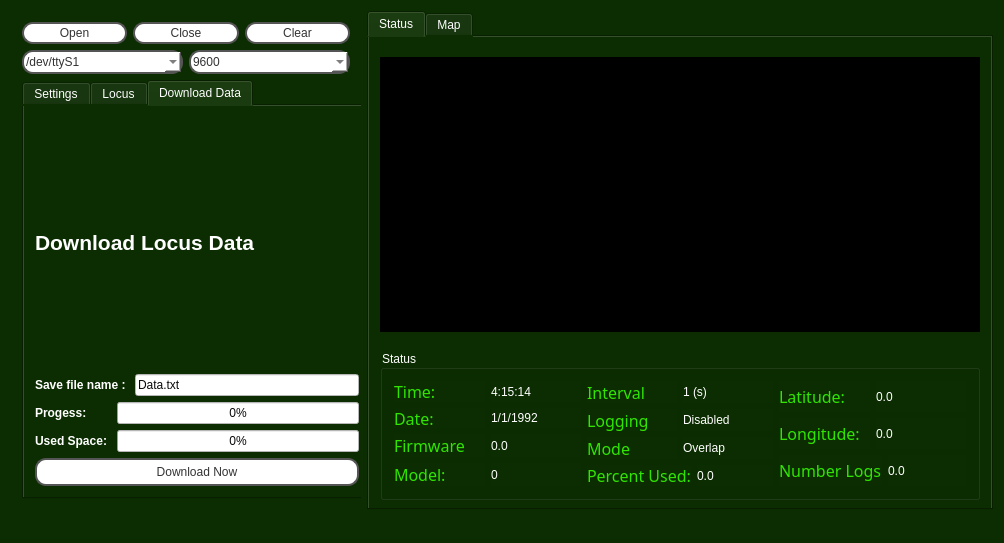
<?xml version="1.0" encoding="UTF-8"?>
<ui version="4.0">
 <class>MainWindow</class>
 <widget class="QMainWindow" name="MainWindow">
  <property name="geometry">
   <rect>
    <x>0</x>
    <y>0</y>
    <width>1002</width>
    <height>543</height>
   </rect>
  </property>
  <property name="windowTitle">
   <string>Signal Generator Controller</string>
  </property>
  <property name="styleSheet">
   <string notr="true">background-color: rgb(11, 45, 1);
color: rgb(255, 255, 255);</string>
  </property>
  <widget class="QWidget" name="centralWidget">
   <layout class="QHBoxLayout" name="horizontalLayout">
    <item>
     <widget class="QWidget" name="widget_2" native="true">
      <property name="maximumSize">
       <size>
        <width>350</width>
        <height>16777215</height>
       </size>
      </property>
      <property name="styleSheet">
       <string notr="true">background-color: rgb(11, 45, 1);\ncolor: rgb(255, 255, 255);</string>
      </property>
      <layout class="QVBoxLayout" name="verticalLayout_13">
       <item>
        <layout class="QHBoxLayout" name="horizontalLayout_28">
         <item>
          <widget class="QPushButton" name="pushButton_2">
           <property name="styleSheet">
            <string notr="true">font: 75 12pt &quot;Ubuntu Mono&quot;;
background-color: rgb(255, 255, 255);
color: #333;
border: 2px solid #555;
border-radius: 11px;
padding: 2px;
min-width: 60px;</string>
           </property>
           <property name="text">
            <string>Open</string>
           </property>
          </widget>
         </item>
         <item>
          <widget class="QPushButton" name="pushButton_close">
           <property name="styleSheet">
            <string notr="true">font: 75 12pt &quot;Ubuntu Mono&quot;;
background-color: rgb(255, 255, 255);
color: #333;
border: 2px solid #555;
border-radius: 11px;
padding: 2px;
min-width: 60px;</string>
           </property>
           <property name="text">
            <string>Close</string>
           </property>
          </widget>
         </item>
         <item>
          <widget class="QPushButton" name="pushButton_clear">
           <property name="styleSheet">
            <string notr="true">font: 75 12pt &quot;Ubuntu Mono&quot;;
background-color: rgb(255, 255, 255);
color: #333;
border: 2px solid #555;
border-radius: 11px;
padding: 2px;
min-width: 60px;</string>
           </property>
           <property name="text">
            <string>Clear</string>
           </property>
          </widget>
         </item>
        </layout>
       </item>
       <item>
        <layout class="QVBoxLayout" name="verticalLayout_2">
         <item>
          <layout class="QHBoxLayout" name="horizontalLayout_6">
           <item>
            <widget class="QComboBox" name="comboBox_devicename">
             <property name="styleSheet">
              <string notr="true">font: 75 12pt &quot;Ubuntu Mono&quot;;
background-color: rgb(255, 255, 255);
color: #333;
border: 2px solid #555;
border-radius: 11px;
padding: 2px;
min-width: 60px;</string>
             </property>
             <item>
              <property name="text">
               <string>/dev/ttyS1</string>
              </property>
             </item>
             <item>
              <property name="text">
               <string>/dev/ttyS0</string>
              </property>
             </item>
             <item>
              <property name="text">
               <string>/dev/ttyUSB0</string>
              </property>
             </item>
             <item>
              <property name="text">
               <string>/dev/ttyUSB1</string>
              </property>
             </item>
            </widget>
           </item>
           <item>
            <widget class="QComboBox" name="comboBox_baudrate">
             <property name="styleSheet">
              <string notr="true">font: 75 12pt &quot;Ubuntu Mono&quot;;
background-color: rgb(255, 255, 255);
color: #333;
border: 2px solid #555;
border-radius: 11px;
padding: 2px;
min-width: 60px;</string>
             </property>
             <item>
              <property name="text">
               <string>9600</string>
              </property>
             </item>
             <item>
              <property name="text">
               <string>57600</string>
              </property>
             </item>
             <item>
              <property name="text">
               <string>115200</string>
              </property>
             </item>
             <item>
              <property name="text">
               <string>38400</string>
              </property>
             </item>
            </widget>
           </item>
          </layout>
         </item>
        </layout>
       </item>
       <item>
        <widget class="QTabWidget" name="tabWidget">
         <property name="minimumSize">
          <size>
           <width>350</width>
           <height>0</height>
          </size>
         </property>
         <property name="styleSheet">
          <string notr="true">background-color: rgb(11, 45, 1);\ncolor: rgb(255, 255, 255);
color: rgb(255, 255, 255);</string>
         </property>
         <property name="currentIndex">
          <number>2</number>
         </property>
         <widget class="QWidget" name="tab">
          <attribute name="title">
           <string>Settings</string>
          </attribute>
          <layout class="QVBoxLayout" name="verticalLayout_4">
           <item>
            <layout class="QHBoxLayout" name="horizontalLayout_12">
             <item>
              <widget class="QPushButton" name="pushButton_3">
               <property name="styleSheet">
                <string notr="true">font: 75 12pt &quot;Ubuntu Mono&quot;;
background-color: rgb(255, 255, 255);
color: #333;
border: 2px solid #555;
border-radius: 11px;
padding: 2px;
min-width: 60px;</string>
               </property>
               <property name="text">
                <string>Cold Start</string>
               </property>
              </widget>
             </item>
             <item>
              <widget class="QPushButton" name="pushButton_5">
               <property name="styleSheet">
                <string notr="true">font: 75 12pt &quot;Ubuntu Mono&quot;;
background-color: rgb(255, 255, 255);
color: #333;
border: 2px solid #555;
border-radius: 11px;
padding: 2px;
min-width: 60px;</string>
               </property>
               <property name="text">
                <string>Warm Start</string>
               </property>
              </widget>
             </item>
            </layout>
           </item>
           <item>
            <layout class="QHBoxLayout" name="horizontalLayout_17">
             <item>
              <widget class="QPushButton" name="pushButton_7">
               <property name="styleSheet">
                <string notr="true">font: 75 12pt &quot;Ubuntu Mono&quot;;
background-color: rgb(255, 255, 255);
color: #333;
border: 2px solid #555;
border-radius: 11px;
padding: 2px;
min-width: 60px;</string>
               </property>
               <property name="text">
                <string>Factory Reset</string>
               </property>
              </widget>
             </item>
             <item>
              <widget class="QPushButton" name="pushButton_6">
               <property name="styleSheet">
                <string notr="true">font: 75 12pt &quot;Ubuntu Mono&quot;;
background-color: rgb(255, 255, 255);
color: #333;
border: 2px solid #555;
border-radius: 11px;
padding: 5px;
min-width: 80px;</string>
               </property>
               <property name="text">
                <string>Hot Start</string>
               </property>
              </widget>
             </item>
            </layout>
           </item>
           <item>
            <layout class="QHBoxLayout" name="horizontalLayout_20">
             <item>
              <widget class="QPushButton" name="pushButton_20">
               <property name="styleSheet">
                <string notr="true">font: 75 12pt &quot;Ubuntu Mono&quot;;
background-color: rgb(255, 255, 255);
color: #333;
border: 2px solid #555;
border-radius: 11px;
padding: 2px;
min-width: 60px;</string>
               </property>
               <property name="text">
                <string>Query Firmware</string>
               </property>
              </widget>
             </item>
             <item>
              <widget class="QPushButton" name="pushButton_21">
               <property name="styleSheet">
                <string notr="true">font: 75 12pt &quot;Ubuntu Mono&quot;;
background-color: rgb(255, 255, 255);
color: #333;
border: 2px solid #555;
border-radius: 11px;
padding: 2px;
min-width: 60px;</string>
               </property>
               <property name="text">
                <string/>
               </property>
              </widget>
             </item>
            </layout>
           </item>
           <item>
            <layout class="QHBoxLayout" name="horizontalLayout_27">
             <item>
              <widget class="QPushButton" name="pushButton_19">
               <property name="styleSheet">
                <string notr="true">font: 75 12pt &quot;Ubuntu Mono&quot;;
background-color: rgb(255, 255, 255);
color: #333;
border: 2px solid #555;
border-radius: 11px;
padding: 2px;
min-width: 60px;</string>
               </property>
               <property name="text">
                <string>Set Baud 9600</string>
               </property>
              </widget>
             </item>
             <item>
              <widget class="QPushButton" name="pushButton_9">
               <property name="styleSheet">
                <string notr="true">font: 75 12pt &quot;Ubuntu Mono&quot;;
background-color: rgb(255, 255, 255);
color: #333;
border: 2px solid #555;
border-radius: 11px;
padding: 2px;
min-width: 60px;</string>
               </property>
               <property name="text">
                <string>Set Baud 57600</string>
               </property>
              </widget>
             </item>
            </layout>
           </item>
           <item>
            <layout class="QHBoxLayout" name="horizontalLayout_19">
             <item>
              <widget class="QPushButton" name="pushButton_22">
               <property name="styleSheet">
                <string notr="true">font: 75 12pt &quot;Ubuntu Mono&quot;;
background-color: rgb(255, 255, 255);
color: #333;
border: 2px solid #555;
border-radius: 11px;
padding: 2px;
min-width: 60px;</string>
               </property>
               <property name="text">
                <string>Set Baud 38400</string>
               </property>
              </widget>
             </item>
             <item>
              <widget class="QPushButton" name="pushButton_12">
               <property name="styleSheet">
                <string notr="true">font: 75 12pt &quot;Ubuntu Mono&quot;;
background-color: rgb(255, 255, 255);
color: #333;
border: 2px solid #555;
border-radius: 11px;
padding: 2px;
min-width: 60px;</string>
               </property>
               <property name="text">
                <string>Set Baud 115200</string>
               </property>
              </widget>
             </item>
            </layout>
           </item>
           <item>
            <widget class="QGroupBox" name="groupBox_2">
             <property name="styleSheet">
              <string notr="true">background-color: rgb(11, 45, 1);
color: rgb(255, 255, 255);</string>
             </property>
             <property name="title">
              <string>NMEA Settings</string>
             </property>
             <layout class="QVBoxLayout" name="verticalLayout_3">
              <item>
               <layout class="QHBoxLayout" name="horizontalLayout_18">
                <item>
                 <widget class="QLabel" name="label_4">
                  <property name="text">
                   <string>NMEA Rate</string>
                  </property>
                 </widget>
                </item>
                <item>
                 <widget class="QComboBox" name="comboBox_3">
                  <property name="styleSheet">
                   <string notr="true">background-color: rgb(255, 255, 255);
color: rgb(15, 15, 15);</string>
                  </property>
                  <property name="currentIndex">
                   <number>2</number>
                  </property>
                  <item>
                   <property name="text">
                    <string>100 mHz</string>
                   </property>
                  </item>
                  <item>
                   <property name="text">
                    <string>200 mHz</string>
                   </property>
                  </item>
                  <item>
                   <property name="text">
                    <string>1 Hz</string>
                   </property>
                  </item>
                  <item>
                   <property name="text">
                    <string>10 Hz</string>
                   </property>
                  </item>
                  <item>
                   <property name="text">
                    <string/>
                   </property>
                  </item>
                 </widget>
                </item>
               </layout>
              </item>
              <item>
               <layout class="QHBoxLayout" name="horizontalLayout_8">
                <item>
                 <widget class="QPushButton" name="pushButton_10">
                  <property name="styleSheet">
                   <string notr="true">font: 75 12pt &quot;Ubuntu Mono&quot;;
background-color: rgb(255, 255, 255);
color: #333;
border: 2px solid #555;
border-radius: 11px;
padding: 2px;
min-width: 60px;</string>
                  </property>
                  <property name="text">
                   <string>All NMEA</string>
                  </property>
                 </widget>
                </item>
                <item>
                 <widget class="QPushButton" name="pushButton">
                  <property name="styleSheet">
                   <string notr="true">font: 75 12pt &quot;Ubuntu Mono&quot;;
background-color: rgb(255, 255, 255);
color: #333;
border: 2px solid #555;
border-radius: 11px;
padding: 2px;
min-width: 60px;</string>
                  </property>
                  <property name="text">
                   <string>NMEA Off</string>
                  </property>
                 </widget>
                </item>
               </layout>
              </item>
              <item>
               <layout class="QHBoxLayout" name="horizontalLayout_7">
                <item>
                 <widget class="QPushButton" name="pushButton_8">
                  <property name="styleSheet">
                   <string notr="true">font: 75 12pt &quot;Ubuntu Mono&quot;;
background-color: rgb(255, 255, 255);
color: #333;
border: 2px solid #555;
border-radius: 11px;
padding: 2px;
min-width: 60px;</string>
                  </property>
                  <property name="text">
                   <string>RMC Only</string>
                  </property>
                 </widget>
                </item>
                <item>
                 <widget class="QPushButton" name="pushButton_11">
                  <property name="styleSheet">
                   <string notr="true">font: 75 12pt &quot;Ubuntu Mono&quot;;
background-color: rgb(255, 255, 255);
color: #333;
border: 2px solid #555;
border-radius: 11px;
padding: 2px;
min-width: 60px;</string>
                  </property>
                  <property name="text">
                   <string>RMC + GPA</string>
                  </property>
                 </widget>
                </item>
               </layout>
              </item>
             </layout>
            </widget>
           </item>
          </layout>
         </widget>
         <widget class="QWidget" name="tab_4">
          <attribute name="title">
           <string>Locus</string>
          </attribute>
          <layout class="QVBoxLayout" name="verticalLayout_14">
           <item>
            <layout class="QHBoxLayout" name="horizontalLayout_9">
             <item>
              <widget class="QPushButton" name="pushButton_16">
               <property name="styleSheet">
                <string notr="true">font: 75 12pt &quot;Ubuntu Mono&quot;;
background-color: rgb(255, 255, 255);
color: #333;
border: 2px solid #555;
border-radius: 11px;
padding: 5px;
min-width: 80px;</string>
               </property>
               <property name="text">
                <string>Locus Stop</string>
               </property>
              </widget>
             </item>
             <item>
              <widget class="QPushButton" name="pushButton_15">
               <property name="styleSheet">
                <string notr="true">font: 75 12pt &quot;Ubuntu Mono&quot;;
background-color: rgb(255, 255, 255);
color: #333;
border: 2px solid #555;
border-radius: 11px;
padding: 5px;
min-width: 80px;</string>
               </property>
               <property name="text">
                <string>Locus Start</string>
               </property>
              </widget>
             </item>
            </layout>
           </item>
           <item>
            <layout class="QHBoxLayout" name="horizontalLayout_11">
             <item>
              <widget class="QPushButton" name="pushButton_14">
               <property name="styleSheet">
                <string notr="true">font: 75 12pt &quot;Ubuntu Mono&quot;;
background-color: rgb(255, 255, 255);
color: #333;
border: 2px solid #555;
border-radius: 11px;
padding: 5px;
min-width: 80px;</string>
               </property>
               <property name="text">
                <string>Locus Query</string>
               </property>
              </widget>
             </item>
             <item>
              <widget class="QPushButton" name="pushButton_13">
               <property name="styleSheet">
                <string notr="true">font: 75 12pt &quot;Ubuntu Mono&quot;;
background-color: rgb(255, 255, 255);
color: #333;
border: 2px solid #555;
border-radius: 11px;
padding: 5px;
min-width: 80px;</string>
               </property>
               <property name="text">
                <string>Erase Flash</string>
               </property>
              </widget>
             </item>
            </layout>
           </item>
           <item>
            <widget class="QPushButton" name="pushButton_18">
             <property name="styleSheet">
              <string notr="true">font: 75 12pt &quot;Ubuntu Mono&quot;;
background-color: rgb(255, 255, 255);
color: #333;
border: 2px solid #555;
border-radius: 11px;
padding: 5px;
min-width: 80px;</string>
             </property>
             <property name="text">
              <string>Parse</string>
             </property>
            </widget>
           </item>
           <item>
            <layout class="QHBoxLayout" name="horizontalLayout_10">
             <item>
              <widget class="QLabel" name="label_3">
               <property name="text">
                <string>Logging Rate</string>
               </property>
              </widget>
             </item>
             <item>
              <widget class="QComboBox" name="comboBox_2">
               <property name="styleSheet">
                <string notr="true">background-color: rgb(255, 255, 255);
color: rgb(15, 15, 15);</string>
               </property>
               <item>
                <property name="text">
                 <string>100 mHz</string>
                </property>
               </item>
               <item>
                <property name="text">
                 <string>200 mHz</string>
                </property>
               </item>
               <item>
                <property name="text">
                 <string>1 Hz</string>
                </property>
               </item>
               <item>
                <property name="text">
                 <string>5Hz</string>
                </property>
               </item>
               <item>
                <property name="text">
                 <string/>
                </property>
               </item>
              </widget>
             </item>
            </layout>
           </item>
          </layout>
         </widget>
         <widget class="QWidget" name="tab_3">
          <attribute name="title">
           <string>Download Data</string>
          </attribute>
          <layout class="QVBoxLayout" name="verticalLayout_12">
           <item>
            <widget class="QLabel" name="label_15">
             <property name="font">
              <font>
               <pointsize>16</pointsize>
               <weight>75</weight>
               <bold>true</bold>
              </font>
             </property>
             <property name="text">
              <string>Download Locus Data</string>
             </property>
            </widget>
           </item>
           <item>
            <layout class="QHBoxLayout" name="horizontalLayout_25">
             <item>
              <widget class="QLabel" name="label_16">
               <property name="font">
                <font>
                 <weight>75</weight>
                 <italic>false</italic>
                 <bold>true</bold>
                </font>
               </property>
               <property name="text">
                <string>Save file name : </string>
               </property>
              </widget>
             </item>
             <item>
              <widget class="QLineEdit" name="lineEdit_filename">
               <property name="styleSheet">
                <string notr="true">background-color: rgb(255, 255, 255);
color: rgb(9, 9, 9);</string>
               </property>
               <property name="text">
                <string>Data.txt</string>
               </property>
              </widget>
             </item>
            </layout>
           </item>
           <item>
            <layout class="QHBoxLayout" name="horizontalLayout_24">
             <item>
              <layout class="QVBoxLayout" name="verticalLayout_5">
               <item>
                <widget class="QLabel" name="label_13">
                 <property name="font">
                  <font>
                   <weight>75</weight>
                   <bold>true</bold>
                  </font>
                 </property>
                 <property name="text">
                  <string>Progess: </string>
                 </property>
                </widget>
               </item>
               <item>
                <widget class="QLabel" name="label_14">
                 <property name="font">
                  <font>
                   <weight>75</weight>
                   <bold>true</bold>
                  </font>
                 </property>
                 <property name="text">
                  <string>Used Space: </string>
                 </property>
                </widget>
               </item>
              </layout>
             </item>
             <item>
              <layout class="QVBoxLayout" name="verticalLayout_11">
               <item>
                <widget class="QProgressBar" name="progressBar">
                 <property name="styleSheet">
                  <string notr="true">background-color: rgb(255, 255, 255);
color: rgb(9, 9, 9);</string>
                 </property>
                 <property name="value">
                  <number>0</number>
                 </property>
                </widget>
               </item>
               <item>
                <widget class="QProgressBar" name="progressBar_used">
                 <property name="styleSheet">
                  <string notr="true">background-color: rgb(255, 255, 255);
color: rgb(9, 9, 9);</string>
                 </property>
                 <property name="value">
                  <number>0</number>
                 </property>
                </widget>
               </item>
              </layout>
             </item>
            </layout>
           </item>
           <item>
            <widget class="QPushButton" name="pushButton_4">
             <property name="styleSheet">
              <string notr="true">font: 75 12pt &quot;Ubuntu Mono&quot;;
background-color: rgb(255, 255, 255);
color: #333;
border: 2px solid #555;
border-radius: 11px;
padding: 5px;
min-width: 80px;</string>
             </property>
             <property name="text">
              <string>Download Now</string>
             </property>
            </widget>
           </item>
          </layout>
         </widget>
        </widget>
       </item>
      </layout>
     </widget>
    </item>
    <item>
     <widget class="QTabWidget" name="tabWidget_2">
      <property name="currentIndex">
       <number>0</number>
      </property>
      <widget class="QWidget" name="tab_status">
       <attribute name="title">
        <string>Status</string>
       </attribute>
       <layout class="QVBoxLayout" name="verticalLayout_10">
        <item>
         <layout class="QVBoxLayout" name="verticalLayout">
          <item>
           <widget class="QWidget" name="widget" native="true">
            <property name="minimumSize">
             <size>
              <width>400</width>
              <height>0</height>
             </size>
            </property>
            <property name="maximumSize">
             <size>
              <width>100000</width>
              <height>300</height>
             </size>
            </property>
            <property name="styleSheet">
             <string notr="true">background-color: rgb(0, 0, 0);</string>
            </property>
           </widget>
          </item>
          <item>
           <widget class="QGroupBox" name="groupBox">
            <property name="minimumSize">
             <size>
              <width>600</width>
              <height>150</height>
             </size>
            </property>
            <property name="maximumSize">
             <size>
              <width>16777215</width>
              <height>125</height>
             </size>
            </property>
            <property name="styleSheet">
             <string notr="true">color: rgb(255, 255, 255);</string>
            </property>
            <property name="title">
             <string>Status</string>
            </property>
            <layout class="QHBoxLayout" name="horizontalLayout_26">
             <item>
              <layout class="QVBoxLayout" name="verticalLayout_6">
               <item>
                <layout class="QVBoxLayout" name="verticalLayout_9">
                 <item>
                  <layout class="QHBoxLayout" name="horizontalLayout_3">
                   <item>
                    <widget class="QLabel" name="label">
                     <property name="font">
                      <font>
                       <family>Sans Serif</family>
                       <pointsize>12</pointsize>
                       <weight>50</weight>
                       <italic>false</italic>
                       <bold>false</bold>
                      </font>
                     </property>
                     <property name="styleSheet">
                      <string notr="true">font: 12pt &quot;Sans Serif&quot;;
color: rgb(49, 229, 0);</string>
                     </property>
                     <property name="text">
                      <string>Time:</string>
                     </property>
                    </widget>
                   </item>
                   <item>
                    <widget class="QLabel" name="label_value_time">
                     <property name="styleSheet">
                      <string notr="true">color: rgb(255, 255, 255);</string>
                     </property>
                     <property name="text">
                      <string>4:15:14</string>
                     </property>
                    </widget>
                   </item>
                  </layout>
                 </item>
                 <item>
                  <layout class="QHBoxLayout" name="horizontalLayout_2">
                   <item>
                    <widget class="QLabel" name="label_2">
                     <property name="font">
                      <font>
                       <family>Sans Serif</family>
                       <pointsize>12</pointsize>
                       <weight>50</weight>
                       <italic>false</italic>
                       <bold>false</bold>
                      </font>
                     </property>
                     <property name="styleSheet">
                      <string notr="true">font: 12pt &quot;Sans Serif&quot;;
color: rgb(49, 229, 0);</string>
                     </property>
                     <property name="text">
                      <string>Date:</string>
                     </property>
                    </widget>
                   </item>
                   <item>
                    <widget class="QLabel" name="label_date">
                     <property name="styleSheet">
                      <string notr="true">color: rgb(255, 255, 255);</string>
                     </property>
                     <property name="text">
                      <string>1/1/1992</string>
                     </property>
                    </widget>
                   </item>
                  </layout>
                 </item>
                </layout>
               </item>
               <item>
                <layout class="QHBoxLayout" name="horizontalLayout_16">
                 <item>
                  <widget class="QLabel" name="label_6">
                   <property name="font">
                    <font>
                     <family>Sans Serif</family>
                     <pointsize>12</pointsize>
                     <weight>50</weight>
                     <italic>false</italic>
                     <bold>false</bold>
                    </font>
                   </property>
                   <property name="styleSheet">
                    <string notr="true">font: 12pt &quot;Sans Serif&quot;;
color: rgb(49, 229, 0);</string>
                   </property>
                   <property name="text">
                    <string>Firmware</string>
                   </property>
                  </widget>
                 </item>
                 <item>
                  <widget class="QLabel" name="label_firmware">
                   <property name="styleSheet">
                    <string notr="true">color: rgb(255, 255, 255);</string>
                   </property>
                   <property name="text">
                    <string>0.0</string>
                   </property>
                  </widget>
                 </item>
                </layout>
               </item>
               <item>
                <layout class="QHBoxLayout" name="horizontalLayout_21">
                 <item>
                  <widget class="QLabel" name="label_8">
                   <property name="font">
                    <font>
                     <family>Sans Serif</family>
                     <pointsize>12</pointsize>
                     <weight>50</weight>
                     <italic>false</italic>
                     <bold>false</bold>
                    </font>
                   </property>
                   <property name="styleSheet">
                    <string notr="true">font: 12pt &quot;Sans Serif&quot;;
color: rgb(49, 229, 0);</string>
                   </property>
                   <property name="text">
                    <string>Model:</string>
                   </property>
                  </widget>
                 </item>
                 <item>
                  <widget class="QLabel" name="label_model">
                   <property name="styleSheet">
                    <string notr="true">color: rgb(255, 255, 255);</string>
                   </property>
                   <property name="text">
                    <string>0</string>
                   </property>
                  </widget>
                 </item>
                </layout>
               </item>
              </layout>
             </item>
             <item>
              <layout class="QVBoxLayout" name="verticalLayout_7">
               <item>
                <layout class="QHBoxLayout" name="horizontalLayout_15">
                 <item>
                  <widget class="QLabel" name="label_11">
                   <property name="font">
                    <font>
                     <family>Sans Serif</family>
                     <pointsize>12</pointsize>
                     <weight>50</weight>
                     <italic>false</italic>
                     <bold>false</bold>
                    </font>
                   </property>
                   <property name="styleSheet">
                    <string notr="true">font: 12pt &quot;Sans Serif&quot;;
color: rgb(49, 229, 0);</string>
                   </property>
                   <property name="text">
                    <string>Interval</string>
                   </property>
                  </widget>
                 </item>
                 <item>
                  <widget class="QLabel" name="label_interval">
                   <property name="text">
                    <string>1 (s)</string>
                   </property>
                  </widget>
                 </item>
                </layout>
               </item>
               <item>
                <layout class="QHBoxLayout" name="horizontalLayout_13">
                 <item>
                  <widget class="QLabel" name="label_9">
                   <property name="font">
                    <font>
                     <family>Sans Serif</family>
                     <pointsize>12</pointsize>
                     <weight>50</weight>
                     <italic>false</italic>
                     <bold>false</bold>
                    </font>
                   </property>
                   <property name="styleSheet">
                    <string notr="true">font: 12pt &quot;Sans Serif&quot;;
color: rgb(49, 229, 0);</string>
                   </property>
                   <property name="text">
                    <string>Logging</string>
                   </property>
                  </widget>
                 </item>
                 <item>
                  <widget class="QLabel" name="label_locus_logging">
                   <property name="text">
                    <string>Disabled</string>
                   </property>
                  </widget>
                 </item>
                </layout>
               </item>
               <item>
                <layout class="QHBoxLayout" name="horizontalLayout_14">
                 <item>
                  <widget class="QLabel" name="label_10">
                   <property name="font">
                    <font>
                     <family>Sans Serif</family>
                     <pointsize>12</pointsize>
                     <weight>50</weight>
                     <italic>false</italic>
                     <bold>false</bold>
                    </font>
                   </property>
                   <property name="styleSheet">
                    <string notr="true">font: 12pt &quot;Sans Serif&quot;;
color: rgb(49, 229, 0);</string>
                   </property>
                   <property name="text">
                    <string>Mode     </string>
                   </property>
                  </widget>
                 </item>
                 <item>
                  <widget class="QLabel" name="label_mode">
                   <property name="text">
                    <string>Overlap</string>
                   </property>
                  </widget>
                 </item>
                </layout>
               </item>
               <item>
                <layout class="QHBoxLayout" name="horizontalLayout_22">
                 <item>
                  <widget class="QLabel" name="label_12">
                   <property name="font">
                    <font>
                     <family>Sans Serif</family>
                     <pointsize>12</pointsize>
                     <weight>50</weight>
                     <italic>false</italic>
                     <bold>false</bold>
                    </font>
                   </property>
                   <property name="styleSheet">
                    <string notr="true">font: 12pt &quot;Sans Serif&quot;;
color: rgb(49, 229, 0);</string>
                   </property>
                   <property name="text">
                    <string>Percent Used:</string>
                   </property>
                  </widget>
                 </item>
                 <item>
                  <widget class="QLabel" name="label_percent">
                   <property name="text">
                    <string>0.0</string>
                   </property>
                  </widget>
                 </item>
                </layout>
               </item>
              </layout>
             </item>
             <item>
              <layout class="QVBoxLayout" name="verticalLayout_8">
               <item>
                <layout class="QHBoxLayout" name="horizontalLayout_4">
                 <item>
                  <widget class="QLabel" name="label_5">
                   <property name="font">
                    <font>
                     <family>Sans Serif</family>
                     <pointsize>12</pointsize>
                     <weight>50</weight>
                     <italic>false</italic>
                     <bold>false</bold>
                    </font>
                   </property>
                   <property name="styleSheet">
                    <string notr="true">font: 12pt &quot;Sans Serif&quot;;
color: rgb(49, 229, 0);</string>
                   </property>
                   <property name="text">
                    <string>Latitude: </string>
                   </property>
                  </widget>
                 </item>
                 <item>
                  <widget class="QLabel" name="label_lat">
                   <property name="text">
                    <string>0.0</string>
                   </property>
                  </widget>
                 </item>
                </layout>
               </item>
               <item>
                <layout class="QHBoxLayout" name="horizontalLayout_5">
                 <item>
                  <widget class="QLabel" name="label_7">
                   <property name="font">
                    <font>
                     <family>Sans Serif</family>
                     <pointsize>12</pointsize>
                     <weight>50</weight>
                     <italic>false</italic>
                     <bold>false</bold>
                    </font>
                   </property>
                   <property name="styleSheet">
                    <string notr="true">font: 12pt &quot;Sans Serif&quot;;
color: rgb(49, 229, 0);</string>
                   </property>
                   <property name="text">
                    <string>Longitude:</string>
                   </property>
                  </widget>
                 </item>
                 <item>
                  <widget class="QLabel" name="label_long">
                   <property name="text">
                    <string>0.0</string>
                   </property>
                  </widget>
                 </item>
                </layout>
               </item>
               <item>
                <layout class="QHBoxLayout" name="horizontalLayout_23">
                 <item>
                  <widget class="QLabel" name="label_17">
                   <property name="font">
                    <font>
                     <family>Sans Serif</family>
                     <pointsize>12</pointsize>
                     <weight>50</weight>
                     <italic>false</italic>
                     <bold>false</bold>
                    </font>
                   </property>
                   <property name="styleSheet">
                    <string notr="true">font: 12pt &quot;Sans Serif&quot;;
color: rgb(49, 229, 0);</string>
                   </property>
                   <property name="text">
                    <string>Number Logs</string>
                   </property>
                  </widget>
                 </item>
                 <item>
                  <widget class="QLabel" name="label_logs">
                   <property name="text">
                    <string>0.0</string>
                   </property>
                  </widget>
                 </item>
                </layout>
               </item>
              </layout>
             </item>
            </layout>
           </widget>
          </item>
         </layout>
        </item>
       </layout>
      </widget>
      <widget class="QWidget" name="tab_map">
       <attribute name="title">
        <string>Map</string>
       </attribute>
      </widget>
     </widget>
    </item>
   </layout>
  </widget>
  <widget class="QStatusBar" name="statusBar">
   <property name="styleSheet">
    <string notr="true">color: rgb(255, 255, 255);</string>
   </property>
  </widget>
  <action name="actionAbout">
   <property name="text">
    <string>&amp;About</string>
   </property>
   <property name="toolTip">
    <string>About program</string>
   </property>
   <property name="shortcut">
    <string>Alt+A</string>
   </property>
  </action>
  <action name="actionAboutQt">
   <property name="text">
    <string>About Qt</string>
   </property>
  </action>
  <action name="actionConnect">
   <property name="icon">
    <iconset resource="terminal.qrc">
     <normaloff>:/images/connect.png</normaloff>:/images/connect.png</iconset>
   </property>
   <property name="text">
    <string>C&amp;onnect</string>
   </property>
   <property name="toolTip">
    <string>Connect to serial port</string>
   </property>
   <property name="shortcut">
    <string>Ctrl+O</string>
   </property>
  </action>
  <action name="actionDisconnect">
   <property name="icon">
    <iconset resource="terminal.qrc">
     <normaloff>:/images/disconnect.png</normaloff>:/images/disconnect.png</iconset>
   </property>
   <property name="text">
    <string>&amp;Disconnect</string>
   </property>
   <property name="toolTip">
    <string>Disconnect from serial port</string>
   </property>
   <property name="shortcut">
    <string>Ctrl+D</string>
   </property>
  </action>
  <action name="actionConfigure">
   <property name="icon">
    <iconset resource="terminal.qrc">
     <normaloff>:/images/settings.png</normaloff>:/images/settings.png</iconset>
   </property>
   <property name="text">
    <string>&amp;Configure</string>
   </property>
   <property name="toolTip">
    <string>Configure serial port</string>
   </property>
   <property name="shortcut">
    <string>Alt+C</string>
   </property>
  </action>
  <action name="actionClear">
   <property name="icon">
    <iconset resource="terminal.qrc">
     <normaloff>:/images/clear.png</normaloff>:/images/clear.png</iconset>
   </property>
   <property name="text">
    <string>C&amp;lear</string>
   </property>
   <property name="toolTip">
    <string>Clear data</string>
   </property>
   <property name="shortcut">
    <string>Alt+L</string>
   </property>
  </action>
  <action name="actionQuit">
   <property name="icon">
    <iconset resource="terminal.qrc">
     <normaloff>:/images/application-exit.png</normaloff>:/images/application-exit.png</iconset>
   </property>
   <property name="text">
    <string>&amp;Quit</string>
   </property>
   <property name="shortcut">
    <string>Ctrl+Q</string>
   </property>
  </action>
 </widget>
 <layoutdefault spacing="6" margin="11"/>
 <resources>
  <include location="terminal.qrc"/>
 </resources>
 <connections/>
</ui>
